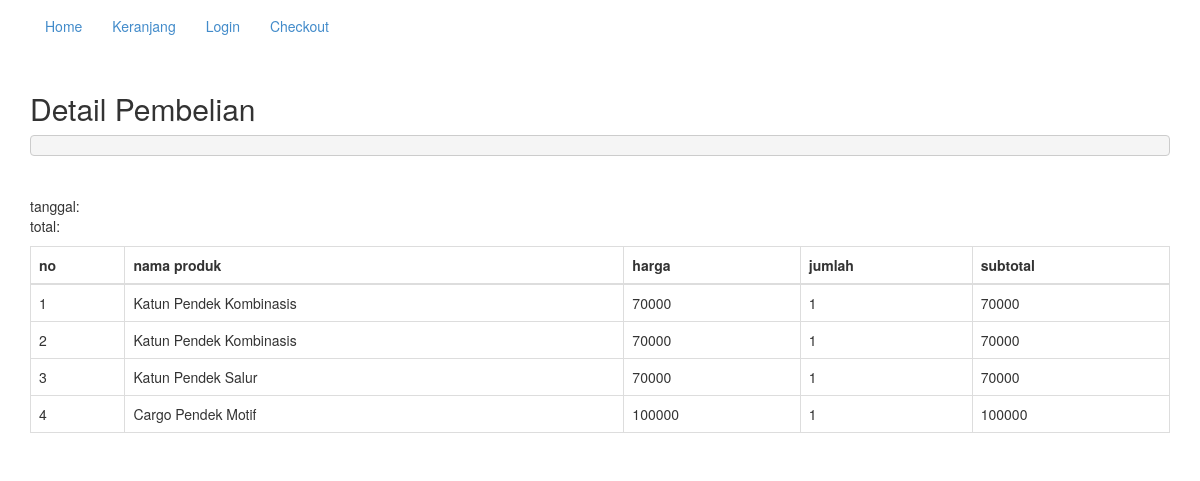
/nota.php, run on the app's committed database.
### tables this page shows
CREATE TABLE `pembelian_produk` (
  `id_pembelian_produk` int(11) NOT NULL,
  `id_pembelian` int(11) NOT NULL,
  `id_produk` int(11) NOT NULL,
  `jumlah` int(11) NOT NULL
);

CREATE TABLE `produk` (
  `id_produk` int(11) NOT NULL,
  `nama_produk` varchar(100) NOT NULL,
  `harga_produk` int(11) NOT NULL,
  `berat` int(11) NOT NULL,
  `foto_produk` varchar(100) NOT NULL,
  `deskripsi_produk` text NOT NULL
);

### nota.php (the view, shortened to what this page needs)
<?php $koneksi = new mysqli("localhost","root","","jayshop2"); ?>
<!DOCTYPE html>
<html>
<head>
	<link rel="stylesheet" href="admin/assets/css/bootstrap.css">
</head>
<body>
	<nav class="navbar nabar-default">
			<div class="container">
				<ul class="nav navbar-nav">
					<li><a href="findek.php">Home</a></li>
					<li><a href="keranjang.php">Keranjang</a></li>
					<?php if (isset($_SESSION["pelanggan"])): ?>
						<li><a href="logout.php">Logout</a></li>
					<?php else: ?>
						<li><a href="login.php">Login</a></li>
					<?php endif ?>
					<li><a href="checkout.php">Checkout</a></li>
				</ul>
		</nav>
		<section class="konten">
			<div class="container">
				<h2>Detail Pembelian</h2>
						<?php
						$ambil = $koneksi->query("SELECT * FROM pembelian JOIN pelanggan
							on pembelian.id_pelanggan=pelanggan.id_pelanggan
							WHERE pembelian.id_pembelian='$_GET[id]'");
						$detail = $ambil->fetch_assoc();
						?>
						<pre><?php print_r($detail) ?></pre>
						<p>
							<?php echo $detail['telepon_pelanggan']; ?><br>
						</p>
						<p>
							tanggal:<?php echo $detail['tanggal_pembelian']; ?><br>
							total:<?php echo $detail['total_pembelian']; ?>
						</p>
						<table class="table table-bordered">
							<thead>
								<tr>
									<th>no</th>
									<th>nama produk</th>
									<th>harga</th>
									<th>jumlah</th>
									<th>subtotal</th>
								</tr>
							</thead>
							<tbody>
								<?php $nomor=1; ?>
								<?php $ambil=$koneksi->query("SELECT * FROM pembelian_produk JOIN produk on
									pembelian_produk.id_produk = produk.id_produk
									where pembelian_produk.id_pembelian='$_GET[id]'"); ?>
									<?php while ($pecah=$ambil->fetch_assoc()){ ?>
								<tr>
									<td><?php echo $nomor; ?></td>
									<td><?php echo $pecah['nama_produk']; ?></td>
									<td><?php echo $pecah['harga_produk']; ?></td>
									<td><?php echo $pecah['jumlah']; ?></td>
									<td>
										<?php echo $pecah['harga_produk']*$pecah['jumlah']; ?>
									</td>
								</tr>
								<?php $nomor++; ?>
								<?php } ?>
							</tbody>
						</table>
			</div>
		</section>
</body>
</html>

### data on the page
pembelian_produk: id_produk.nama_produk "Katun Pendek Kombinasis", id_produk.harga_produk "70000", jumlah "1", $pecah['harga_produk']*$pecah['jumlah'] "70000"
pembelian_produk: id_produk.nama_produk "Katun Pendek Kombinasis", id_produk.harga_produk "70000", jumlah "1", $pecah['harga_produk']*$pecah['jumlah'] "70000"
pembelian_produk: id_produk.nama_produk "Katun Pendek Salur", id_produk.harga_produk "70000", jumlah "1", $pecah['harga_produk']*$pecah['jumlah'] "70000"
pembelian_produk: id_produk.nama_produk "Cargo Pendek Motif", id_produk.harga_produk "100000", jumlah "1", $pecah['harga_produk']*$pecah['jumlah'] "100000"
